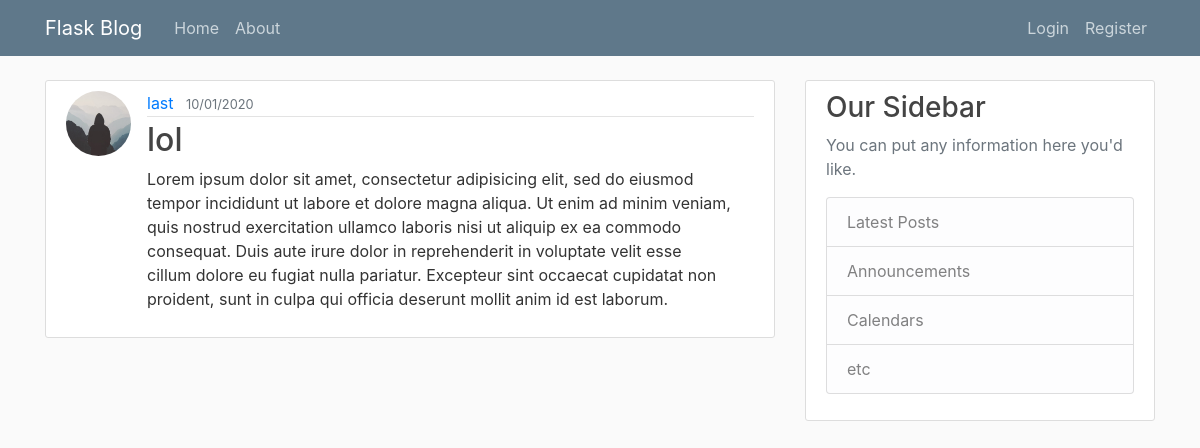
Page /post/34 on the committed database.
### flaskblog/models.py (models this page shows, shortened)
class User(db.Model, UserMixin):
	id = db.Column(db.Integer, primary_key=True)
	username = db.Column(db.String(20), unique = True, nullable = False)
	email = db.Column(db.String(120), unique = True, nullable = False)
	image_file = db.Column(db.String(20), nullable = False, default = "default.jpg")
	password = db.Column(db.String(30), nullable= False)
	posts = db.relationship("Post", backref="author", lazy = True)

class Post(db.Model):
	id = db.Column(db.Integer, primary_key = True)
	title = db.Column(db.String(20), nullable= False)
	date_posted = db.Column(db.DateTime, nullable = False, default = datetime.utcnow)
	content = db.Column(db.Text, nullable = False)
	user_id = db.Column(db.Integer, db.ForeignKey("user.id"), nullable = False)

### flaskblog/posts/route.py (the view)
@posts.route('/post/<int:post_id>')
def post(post_id):
	post = Post.query.get_or_404(post_id)
	return render_template('post.html', title =post.title, post=post)

### flaskblog/templates/post.html (shortened to what this page needs)
{% extends "layout.html" %}
{% block css %}
	<link rel="stylesheet" type="text/css" href="{{ url_for('static', filename = 'main.css')}}">
{% endblock %}
{% block content %}
	<article class="media content-section">
		<img class="rounded-circle article-img" src="{{ url_for('static', filename='profile_pics/' + post.author.image_file) }}">
	  <div class="media-body">
	    <div class="article-metadata">
	      <a class="mr-2" href="{{ url_for('users.user_posts', username = post.author.username ) }}">{{ post.author.username }}</a>
	      <small class="text-muted">{{ post.date_posted.strftime("%m/%d/%Y") }}</small>
	    </div>
	    <h2 class="article-title"> {{ post.title }}</h2>
	    <p class="article-content">{{ post.content }}</p>
	  </div>
	</article>
{% endblock content %}

### flaskblog/static/main.css (style rules this page uses)
body { background: #fafafa; color: #333333; margin-top: 5rem; }
h1, h2, h3, h4, h5, h6 { color: #444444; }
.content-section { background: #ffffff; padding: 10px 20px; border: 1px solid #dddddd; border-radius: 3px; margin-bottom: 20px; }
.article-title { color: #444444; }
.article-content { white-space: pre-line; }
.article-img { height: 65px; width: 65px; margin-right: 16px; }
.article-metadata { padding-bottom: 1px; margin-bottom: 4px; border-bottom: 1px solid #e3e3e3 }

### rows in the picture
User: image_file (placeholder picture), author.username "last"
Post: date_posted "10/01/2020", title "lol", content "Lorem ipsum dolor sit amet, consectetur adipisicing elit, sed do eiusmod tempor incididunt ut labore et dolore magna aliqua. Ut enim ad minim veniam, quis nostrud exercitation ullamco laboris nisi ut aliquip ex ea commodo consequat. Duis aute irure dolor in reprehenderit in voluptate velit esse cillum dolore eu fugiat nulla pariatur. Excepteur sint occaecat cupidatat non proident, sunt in culpa qui officia deserunt mollit anim id est laborum."
